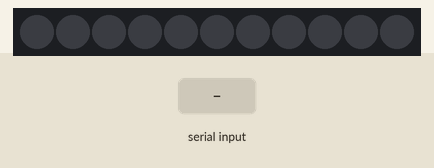
A sketch run on a simulated Arduino Uno, built with avr-gcc and run on an emulated ATmega328P. On the bench: 11 RGB LEDs in strip order, left to right. The test bench sets the inputs (shaded band). Dim RGB values are drawn brighter than linear.

Above: at 1.2 s.
1.3 s: "k" received over Serial
At 2.6 s:
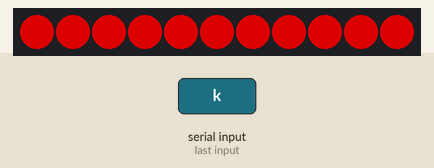
2.9 s: "y" received over Serial
At 4.1 s:
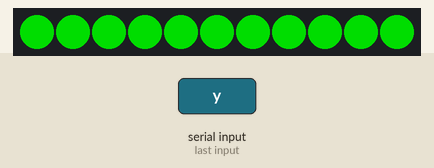
4.6 s: "m" received over Serial
At 5.4 s:
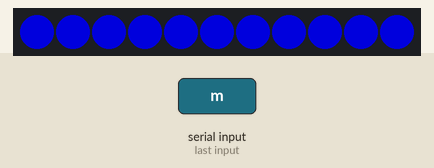
6.2 s: "k" received over Serial
At 6.32 s:
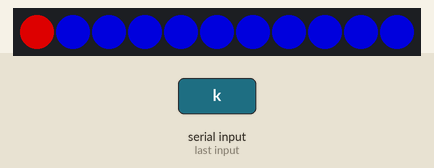
Timing chart, 0 to 8.9 s (numbered marks = the images above; inputs shaded):
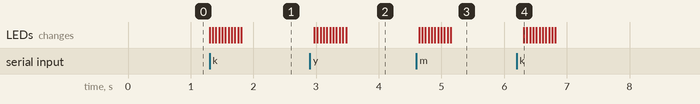

Measured:
- after the input at 1.3 s, the LEDs: first change at once (image 1 shows a later state)
- after the input at 2.9 s, the LEDs: first change after 0.07 s (image 2 shows a later state)
- after the input at 4.6 s, the LEDs: first change at once (image 3 shows a later state)
- after the input at 6.2 s, the LEDs: change after 0.11 s (image 4)

The sketch:

SeridLED_bluetooth.ino
```cpp
#include <Adafruit_NeoPixel.h>
int veri;
int NeopixelPin=9;
#define PIXELSAYISI 11
Adafruit_NeoPixel SERIDLED(PIXELSAYISI, NeopixelPin, NEO_GRB+ NEO_KHZ800);
void setup(){
  Serial.begin(9600);  //seri haberleşmeyi başlatıyoruz
  SERIDLED.begin();
}

void loop(){
  if(Serial.available()>0){ //seri haberleşmeden veri gelmesini bekliyoruz
    veri=Serial.read();     //seri haberleşmedn gelen veriyi okuyoruz
  }
  if(veri=='k'){              //seri haberleşmeden k harfi gelirse bu kısmı çalıştır
    for(int i=0;i<11;i++){
      SERIDLED.setPixelColor(i,SERIDLED.Color(150,0,0));
      SERIDLED.show();
      delay(50);
    }
  }
  else if(veri=='y'){
    for(int i=0;i<11;i++){
      SERIDLED.setPixelColor(i,SERIDLED.Color(0,150,0));
      SERIDLED.show();
      delay(50);
    }
  }
    else if(veri=='m'){
    for(int i=0;i<11;i++){
      SERIDLED.setPixelColor(i,SERIDLED.Color(0,0,150));
      SERIDLED.show();
      delay(50);
    }
  }
}


//bluetooth ile şerit led kontrolü telefona bluetooth control yaz uygulamayı indir ve
//bluetooth modülüne bağlan şifresini gir ve renkleri kontrol et.
//Terminal kullanarak k,y,m yazarak renklerini değiştir
```
